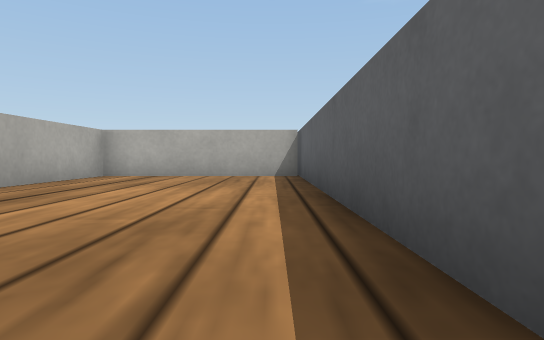
view 1 (above)

13 first-person views from a walk through a Webots world. The camera is 0.04 m above the floor, tilts 2° down and sees 75° across. The floor is counted in squares, 0.1 m on a side. Each view is taken from the middle of a square. On the plan, view 1 faces up. The plan holds only what a view shows up to about 9 squares ahead; the rest is blank. Robots are left out. Webots' stock objects and surfaces are drawn as simple stand-ins.

view 2
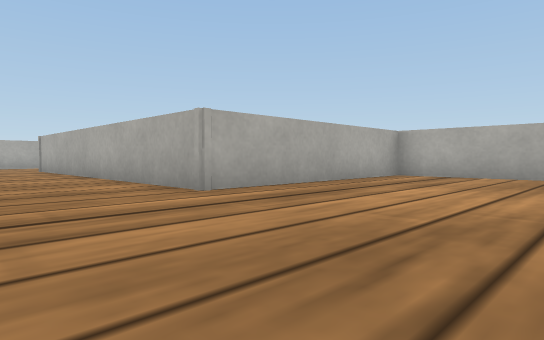

view 3
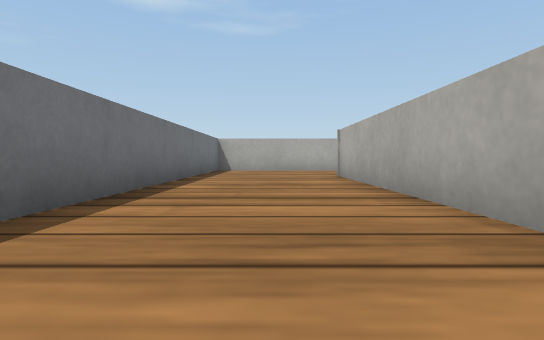

view 4
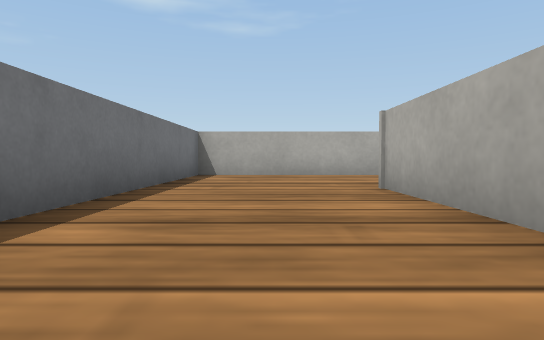

view 5
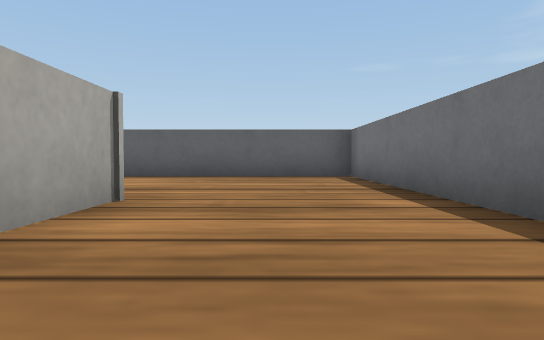

view 6
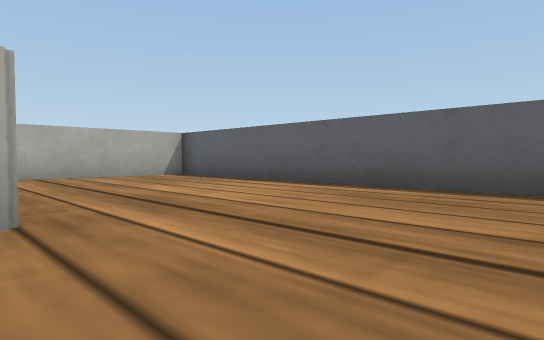

view 7
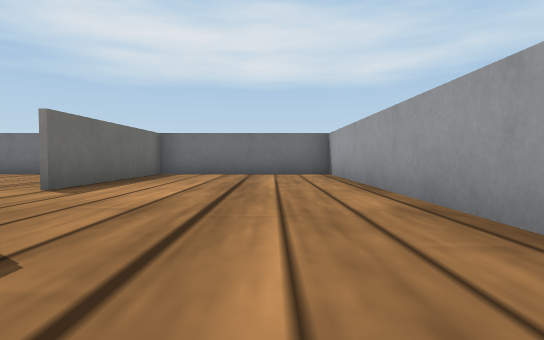

view 8
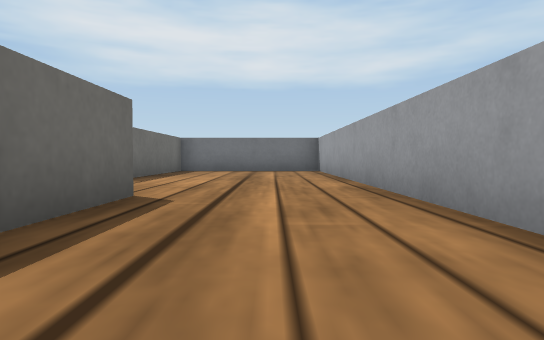

view 9
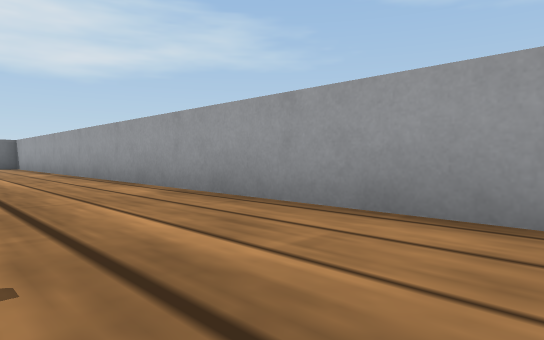

view 10
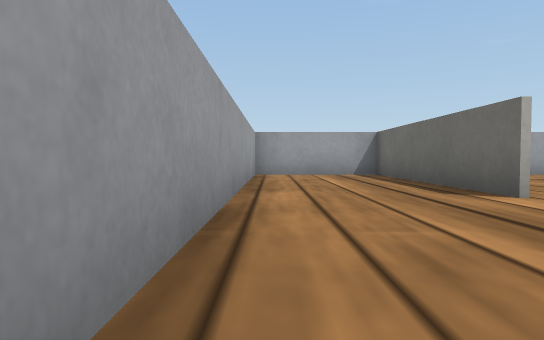

view 11
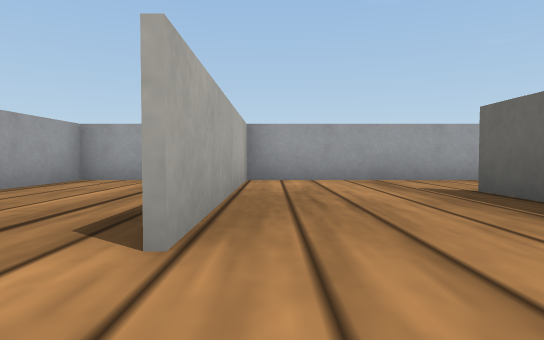

view 12
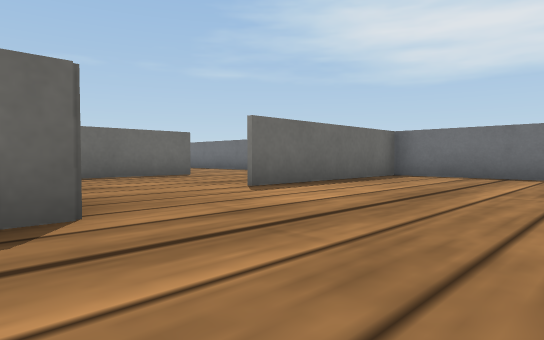

view 13
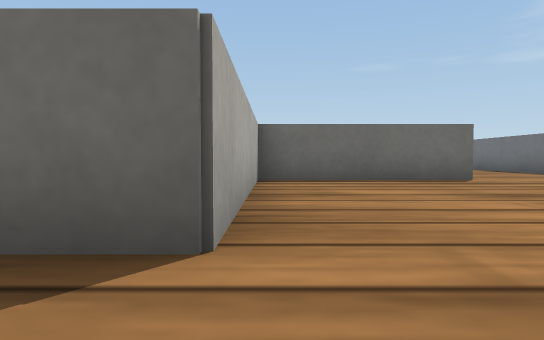

### Floor plan
Points are (right, up) in squares from view 1. A wall is a line through its corners. A room is listed if a view was taken in it or the views show most of it. See-through windows are left out.
Room 1 (views 1, 2, 3, 4, 5, 6)
walls: (0.6, 7.6) (-3.6, 7.6) (-3.6, 2.4) (-11.7, 2.4) (-11.7, 3.6); (-15.1, 3.5) (-15.1, -0.7) (0.6, -0.7) (0.6, 8.2)
ways out: opening at (-13.5, 3) to room 4
Room 2 (views 7, 8, 10, 12, 13)
walls: (-14.4, 6.3) (-16.6, 6.3) (-16.6, 8.1); (-16.6, 14.5) (-16.6, 19.4); (-16.9, 19.3) (-19.4, 19.3) (-19.4, -0.7) (-15.3, -0.7) (-15.3, 3.8)
ways out: opening at (-17, 13.5) to room 3; opening at (-15, 4.5) to room 4
Room 3 (views 9, 11)
walls: (-13.5, 16.1) (-13.5, 17.2); (-16.4, 19.2) (-16.4, 14.5); (-13.4, 19.3) (-16.9, 19.3)
ways out: opening at (-17, 13.5) to room 2; opening at (-14, 18.5)
Room 4 (no view inside)
walls: (-12, 6.3) (-14.4, 6.3); (-11.7, 3.6) (-11.7, 6.2)
ways out: opening at (-13.5, 3) to room 1; opening at (-15, 4.5) to room 2

Positions as (right, up) in squares from view 1, and headings:
1: (0, 0), facing up
2: (0, 0), facing up-left
3: (-4, 1), facing left
4: (-7, 1), facing left
5: (-7, 1), facing right
6: (-4, 0), facing up-right
7: (-18, 8), facing down
8: (-18, 10), facing down
9: (-17, 14), facing down-left
10: (-19, 11), facing up
11: (-16, 13), facing up
12: (-19, 7), facing down-right
13: (-18, 6), facing right
